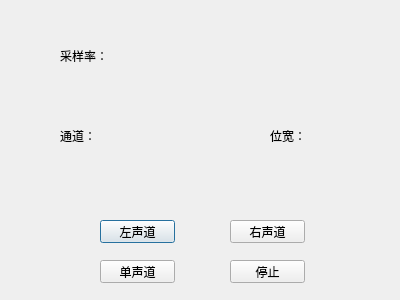
<?xml version="1.0" encoding="UTF-8"?>
<ui version="4.0">
 <class>Recording</class>
 <widget class="QDialog" name="Recording">
  <property name="geometry">
   <rect>
    <x>0</x>
    <y>0</y>
    <width>400</width>
    <height>300</height>
   </rect>
  </property>
  <property name="windowTitle">
   <string>Dialog</string>
  </property>
  <widget class="QPushButton" name="btnLeftChannel">
   <property name="geometry">
    <rect>
     <x>100</x>
     <y>220</y>
     <width>75</width>
     <height>23</height>
    </rect>
   </property>
   <property name="text">
    <string>左声道</string>
   </property>
  </widget>
  <widget class="QPushButton" name="btnRightChannel">
   <property name="geometry">
    <rect>
     <x>230</x>
     <y>220</y>
     <width>75</width>
     <height>23</height>
    </rect>
   </property>
   <property name="text">
    <string>右声道</string>
   </property>
  </widget>
  <widget class="QPushButton" name="btnSingleChannel">
   <property name="geometry">
    <rect>
     <x>100</x>
     <y>260</y>
     <width>75</width>
     <height>23</height>
    </rect>
   </property>
   <property name="text">
    <string>单声道</string>
   </property>
  </widget>
  <widget class="QPushButton" name="btnStop">
   <property name="geometry">
    <rect>
     <x>230</x>
     <y>260</y>
     <width>75</width>
     <height>23</height>
    </rect>
   </property>
   <property name="text">
    <string>停止</string>
   </property>
  </widget>
  <widget class="QLabel" name="label">
   <property name="geometry">
    <rect>
     <x>60</x>
     <y>50</y>
     <width>54</width>
     <height>12</height>
    </rect>
   </property>
   <property name="text">
    <string>采样率：</string>
   </property>
  </widget>
  <widget class="QLabel" name="label_2">
   <property name="geometry">
    <rect>
     <x>60</x>
     <y>130</y>
     <width>54</width>
     <height>12</height>
    </rect>
   </property>
   <property name="text">
    <string>通道：</string>
   </property>
  </widget>
  <widget class="QLabel" name="label_3">
   <property name="geometry">
    <rect>
     <x>270</x>
     <y>130</y>
     <width>54</width>
     <height>12</height>
    </rect>
   </property>
   <property name="text">
    <string>位宽：</string>
   </property>
  </widget>
 </widget>
 <resources/>
 <connections/>
</ui>
